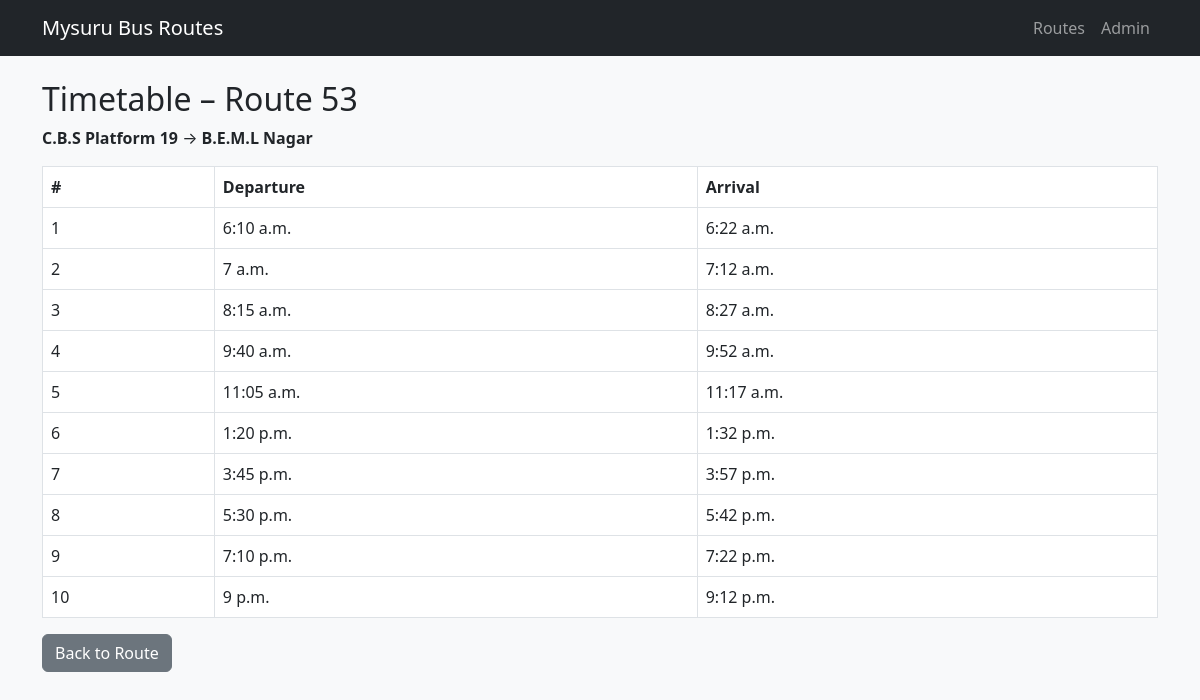
/routes/7/timetable/, run on the app's committed database.
### bus_transport/models.py (models this page shows, shortened)
class BusRoute(models.Model):
    route_number = models.CharField(max_length=10)
    start_point = models.CharField(max_length=100)
    end_point = models.CharField(max_length=100)

class Timetable(models.Model):
    route = models.ForeignKey(BusRoute, on_delete=models.CASCADE, related_name='timetables')
    departure_time = models.TimeField()
    arrival_time = models.TimeField()

### bus_transport/views.py (the view)
# urls.py: path("routes/<int:route_id>/timetable/", views.timetable_page, name="timetable_page"),
def timetable_page(request, route_id):
    route = get_object_or_404(BusRoute, id=route_id)
    timetable = route.timetables.all().order_by("departure_time")
    context = {
        "route": route,
        "timetable": timetable,
    }
    return render(request, "bus_transport/timetable.html", context)

### bus_transport/templates/bus_transport/timetable.html
{% extends "bus_transport/base.html" %}
{% block content %}
<h2>Timetable – Route {{ route.route_number }}</h2>
<p><strong>{{ route.start_point }}</strong> → <strong>{{ route.end_point }}</strong></p>
<table class="table table-bordered mt-3">
    <thead>
    <tr>
        <th>#</th>
        <th>Departure</th>
        <th>Arrival</th>
    </tr>
    </thead>
    <tbody>
    {% for t in timetable %}
        <tr>
            <td>{{ forloop.counter }}</td>
            <td>{{ t.departure_time }}</td>
            <td>{{ t.arrival_time }}</td>
        </tr>
    {% endfor %}
    </tbody>
</table>
<a href="{% url 'bus_transport:route_detail' route.id %}" class="btn btn-secondary">
    Back to Route
</a>
{% endblock %}

### data on the page
BusRoute: route_number "53", start_point "C.B.S Platform 19", end_point "B.E.M.L Nagar"
Timetable: departure_time "6:10 a.m.", arrival_time "6:22 a.m."
Timetable: departure_time "7 a.m.", arrival_time "7:12 a.m."
Timetable: departure_time "8:15 a.m.", arrival_time "8:27 a.m."
Timetable: departure_time "9:40 a.m.", arrival_time "9:52 a.m."
Timetable: departure_time "11:05 a.m.", arrival_time "11:17 a.m."
Timetable: departure_time "1:20 p.m.", arrival_time "1:32 p.m."
Timetable: departure_time "3:45 p.m.", arrival_time "3:57 p.m."
Timetable: departure_time "5:30 p.m.", arrival_time "5:42 p.m."
Timetable: departure_time "7:10 p.m.", arrival_time "7:22 p.m."
Timetable: departure_time "9 p.m.", arrival_time "9:12 p.m."
